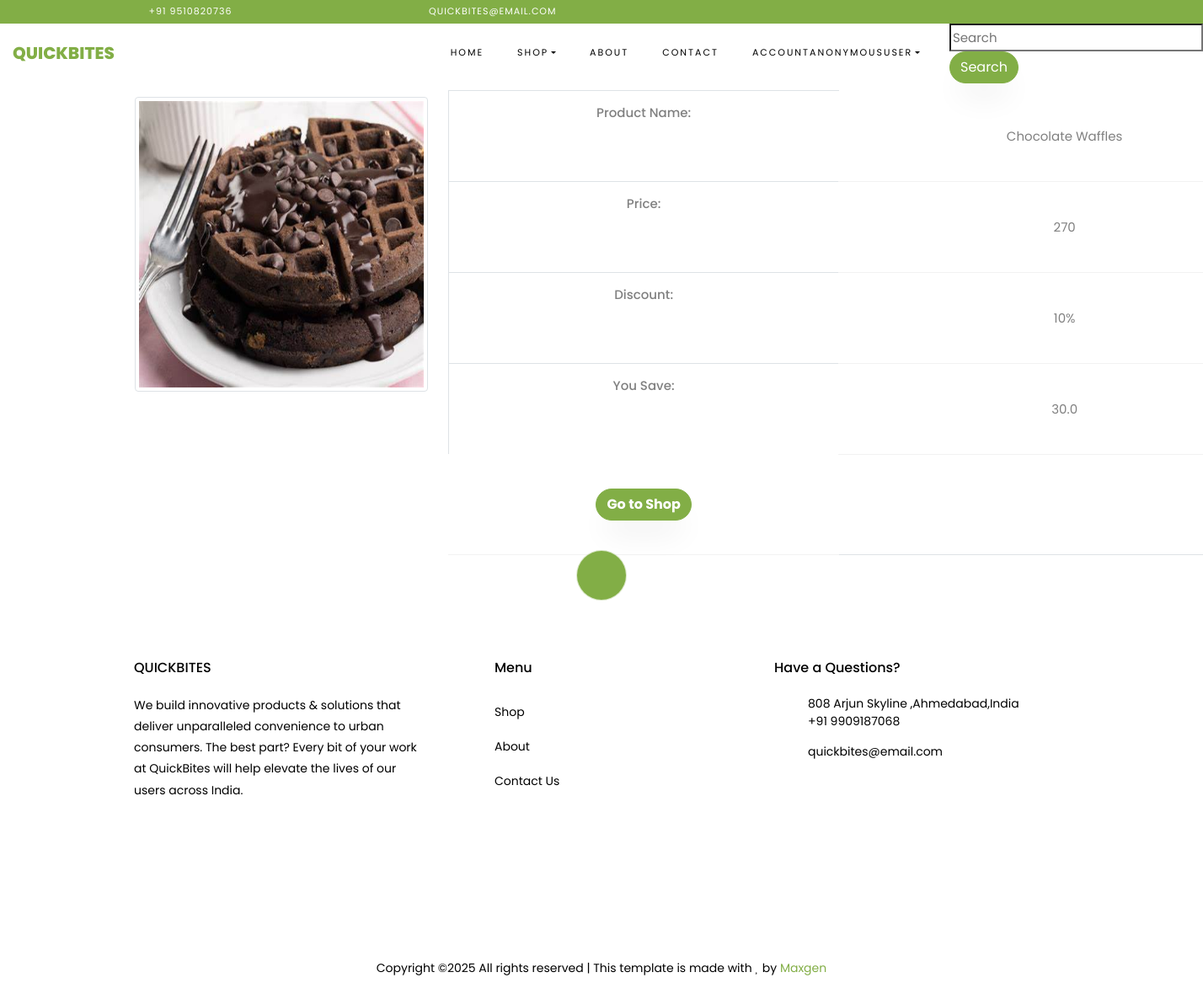
Page /proinfo/3/ on the committed database.
### myapp/models.py (models this page shows, shortened)
class productmodel(models.Model):
    pcate = models.ForeignKey(Maincategory,null=True,on_delete=models.CASCADE,blank=True)
    name = models.CharField(max_length=100)
    image = models.ImageField(upload_to='image/product')
    og_price = models.IntegerField(default=0)
    discount = models.IntegerField(default=0)
    discount_price = models.IntegerField(default=0)
    sell_price = models.IntegerField(default=0)
    def discounted_price(self):
        return (self.og_price * self.discount)/100

### myapp/views.py (the view)
# urls.py: path('proinfo/<int:id>/',ProductInfoView),
def ProductInfoView(request, id):
    get_product = productmodel.objects.get(id=id)
    context = {'get_product': get_product}
    return render(request, 'proinfo.html', context)

### myapp/templates/proinfo.html (shortened to what this page needs)
{% extends 'base.html' %}
{% load static %}
{% block body %}
<div class="container">
    <div class="row">
        <div class="col-4 p-3">
            <img style="height: 350px;" src="{{get_product.image.url}}" class="img-fluid img-thumbnail" alt="Responsive-img">
        </div>
        <div class="col-1 p-2">
        <table class="table border">
            <tbody>
                <tr>
                    <th>Product Name:</th>
                    <td>{{get_product.name}}</td>
                </tr>
                <tr>
                    <th>Price:</th>
                    <td>{{get_product.sell_price}}</td>
                </tr>
                <tr>
                    <th>Discount:</th>
                    <td>{{get_product.discount}}%</td>
                </tr>
                <tr>
                    <th>You Save:</th>
                    <td>{{get_product.discounted_price}}</td>
                  </tr>
                <tr>
                    <td><a class="btn btn-primary" href="/allproducts/"><strong>Go to Shop</strong></a></td>
                </tr>
            </tbody>
         </table>
        </div>
        </div>
    </div>
{% endblock body %}

### rows in the picture
productmodel: image (picture), name "Chocolate Waffles", sell_price "270", discount "10", discounted_price "30.0"

### other values in the picture
{{ request.user }} "ANONYMOUSUSER"
